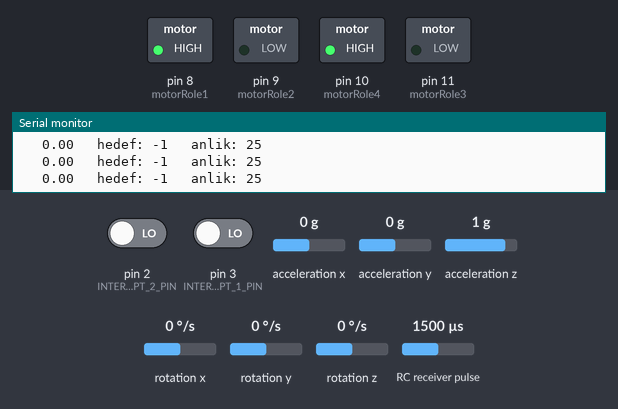
A sketch run on a simulated Arduino Uno, built with avr-gcc and run on an emulated ATmega328P. Shown: switched loads named in the sketch (green lamp = pin HIGH), the last lines printed to the serial monitor. Wiring (inferred from the names in the program): RC receiver channel: data pin 4. Dashed ring = blinking. The inputs (shaded band) are chosen by the test bench; at power-on: RC receiver pulse 1500 µs, rotation z 0 °/s, acceleration z 1 g, pin 2 (INTERRUPT_2_PIN) LOW, pin 3 (INTERRUPT_1_PIN) LOW, acceleration x 0 g, acceleration y 0 g, rotation x 0 °/s, rotation y 0 °/s. The sensor or clock chip raises its interrupt line as the real part does.

Above: at 19.2 s.
19.3 s: RC receiver pulse (sensor on pin 4) set to 1171 µs
22.3 s: RC receiver pulse (sensor on pin 4) set to 1140 µs
At 23.6 s:
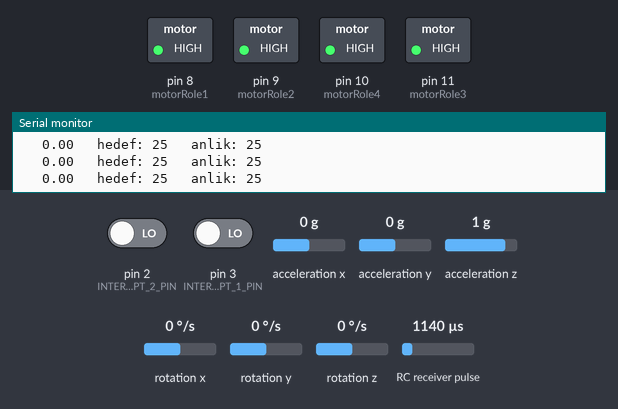
25.3 s: rotation z set to -192 °/s
At 27.3 s:
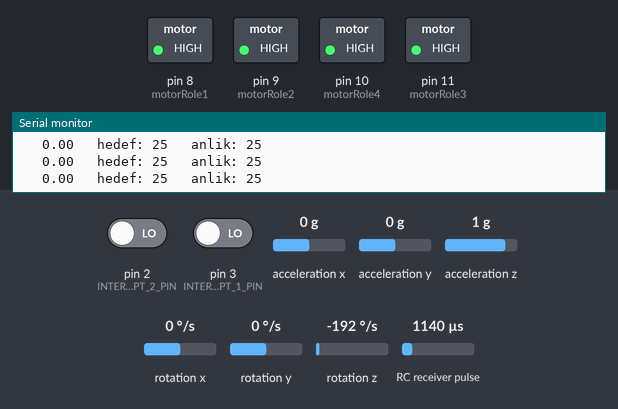
28.3 s: acceleration z set to 0.1 g
31.3 s: acceleration z set to -0.2 g
At 33.0 s:
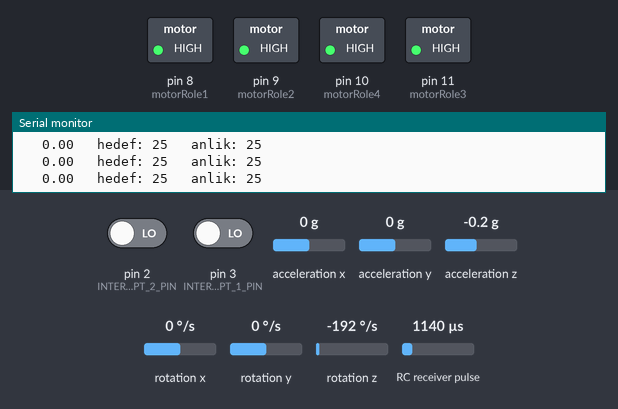
34.3 s: acceleration z set to 0 g
At 36.8 s:
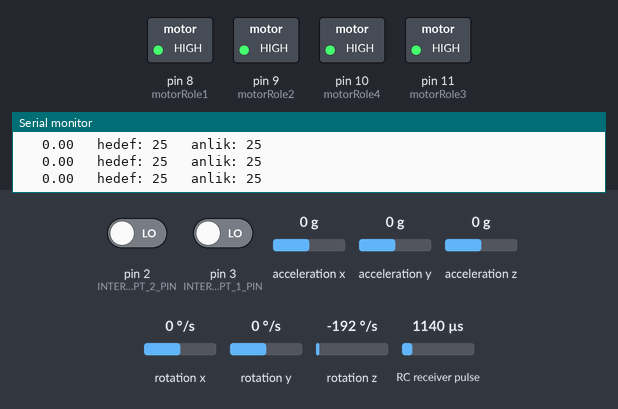
Timing chart, 0 to 38.3 s (numbered marks = the images above; inputs shaded):
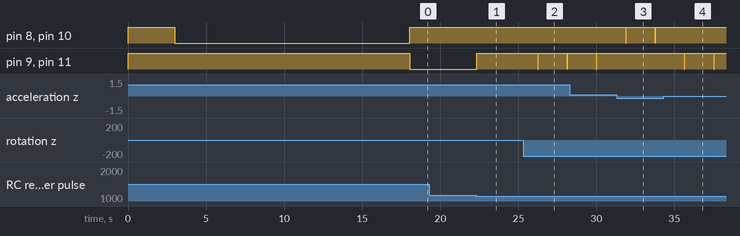

The sketch:

ika_Hareket_Yazilimi.ino
```cpp
#define motorRole1 8
#define motorRole2 9
#define motorRole3 11
#define motorRole4 10

#define throttlePin 5
#define rollPin 4


#define INTERRUPT_1_PIN 3 //gyto int pin
#define INTERRUPT_2_PIN 2
#define IMU_COMMUNICATION_TIMEOUT 200

//gyro kalibre kısmı
#define ACCEL1_OFFSET_X 5602
#define ACCEL1_OFFSET_Y -7064
#define ACCEL1_OFFSET_Z 9178
#define GYRO1_OFFSET_X 3
#define GYRO1_OFFSET_Y -45
#define GYRO1_OFFSET_Z -55

#define ACCEL2_OFFSET_X 842
#define ACCEL2_OFFSET_Y -6375
#define ACCEL2_OFFSET_Z 1682
#define GYRO2_OFFSET_X -1198
#define GYRO2_OFFSET_Y -800
#define GYRO2_OFFSET_Z 44


bool isDonusTime = false;
bool isDonebilir = false;
long donusTime = 0;
long anlikDonusTime = 0;
int maxDonusTime = 2000;
int durum = 0;

int rollValue = 1500;

int gecisBeklemesi = 500;

#define KP_yaw 0.2//2.80
#define KI_yaw 0//0.0005
#define KD_yaw 0.0//400.00


struct Orientation {
  double YawAngle;
  double PitchAngle;
  double RollAngle;
};

struct IMU_Values {
  bool Error;
  bool NewDataAvailable;
  unsigned long DeltaTime;
  struct Orientation CurrentOrientation;
};

#include "I2Cdev.h"
#include "MPU6050_6Axis_MotionApps20.h"
#if I2CDEV_IMPLEMENTATION == I2CDEV_ARDUINO_WIRE
#include "Wire.h"
#endif

MPU6050 mpu1(0x68);
MPU6050 mpu2(0x69);

// MPU control/status vars
bool dmpReady = false;  // set true if DMP init was successful
uint8_t mpuIntStatus;   // holds actual interrupt status byte from MPU
uint8_t devStatus;      // return status after each device operation (0 = success, !0 = error)
uint16_t packetSize;    // expected DMP packet size (default is 42 bytes)
uint16_t fifoCount;     // count of all bytes currently in FIFO
uint8_t fifoBuffer[64]; // FIFO storage buffer

Quaternion q;           // [w, x, y, z]         quaternion container
VectorInt16 aa;         // [x, y, z]            accel sensor measurements
VectorInt16 aaReal;     // [x, y, z]            gravity-free accel sensor measurements
VectorInt16 aaWorld;    // [x, y, z]            world-frame accel sensor measurements
VectorFloat gravity;    // [x, y, z]            gravity vector
float euler[3];         // [psi, theta, phi]    Euler angle container
float ypr[3];           // [yaw, pitch, roll]   yaw/pitch/roll container and gravity vector
volatile bool mpuInterrupt = false;     // indicates whether MPU interrupt pin has gone high
void dmpDataReady() {
  mpuInterrupt = true;
}

unsigned long last_time = 0;

int yawOffset = 0;
int gyro1Yaw;
int gyro2Yaw;

bool setOffset = false;
long setOffsetTime = 0;

double yaw_pid_i, yaw_last_error;
double yaw_control_signal;

int yawValue = 0;
int hedefPos = 0;

void initializeIMU(MPU6050* mpu_, uint8_t INTERRUPT_PIN, int number)
{
    Wire.begin();
    Wire.setClock(400000);

    mpu_->initialize();
    pinMode(INTERRUPT_PIN, INPUT);

    if (!mpu_->testConnection()) {
        Serial.println("*imu test connection failed!");
    }

    devStatus = mpu_->dmpInitialize();

    if(number == 1)
    {
      mpu_->setXGyroOffset(GYRO1_OFFSET_X);
      mpu_->setYGyroOffset(GYRO1_OFFSET_Y);
      mpu_->setZGyroOffset(GYRO1_OFFSET_Z);

      mpu_->setXAccelOffset(ACCEL1_OFFSET_X);
      mpu_->setYAccelOffset(ACCEL1_OFFSET_Y);
      mpu_->setZAccelOffset(ACCEL1_OFFSET_Z);
    }
    else if(number == 2)
    {
      mpu_->setXGyroOffset(GYRO2_OFFSET_X);
      mpu_->setYGyroOffset(GYRO2_OFFSET_Y);
      mpu_->setZGyroOffset(GYRO2_OFFSET_Z);

      mpu_->setXAccelOffset(ACCEL2_OFFSET_X);
      mpu_->setYAccelOffset(ACCEL2_OFFSET_Y);
      mpu_->setZAccelOffset(ACCEL2_OFFSET_Z);
    }


    if (devStatus == 0) {
        mpu_->setDMPEnabled(true);

        attachInterrupt(digitalPinToInterrupt(INTERRUPT_PIN), dmpDataReady, RISING);

        mpuIntStatus = mpu_->getIntStatus();
        dmpReady = true;
        packetSize = mpu_->dmpGetFIFOPacketSize();
    }
}

struct IMU_Values GetIMU_Values(MPU6050* mpu_)
{
    struct IMU_Values o;
    o.NewDataAvailable = false;

    if (!dmpReady)
        return o;

    unsigned long current_time = millis();
    unsigned long delta_time = current_time - last_time;

    if (mpu_->dmpGetCurrentFIFOPacket(fifoBuffer)) {
        mpu_->dmpGetQuaternion(&q, fifoBuffer);
        mpu_->dmpGetGravity(&gravity, &q);
        mpu_->dmpGetYawPitchRoll(ypr, &q, &gravity);

        o.CurrentOrientation.YawAngle = ypr[0] * 180.0 / M_PI;
        o.CurrentOrientation.RollAngle = -ypr[1] * 180.0 / M_PI;
        o.CurrentOrientation.PitchAngle = ypr[2] * 180.0 / M_PI;

        o.NewDataAvailable = true;
        o.DeltaTime = delta_time;

        if (last_time == 0) {
            last_time = current_time;
            o.Error = true;
            return o;
        }

        last_time = current_time;
    }

    if (delta_time > IMU_COMMUNICATION_TIMEOUT)
        o.Error = true;
    else
        o.Error = false;

    return o;
}

double getControlSignal(double error, double kp, double ki, double kd, double& pid_i, double& last_error, unsigned long delta_time) {
  double pid_p = error;
  double pid_d = (error - last_error) / delta_time;
  pid_i += error * delta_time;

  double control_signal = (kp*pid_p) + (ki*pid_i) + (kd*pid_d);
  last_error = error;
  return control_signal;
}


void setup()
{
  Serial.begin(115200);

  pinMode(motorRole1, OUTPUT);
  pinMode(motorRole2, OUTPUT);
  pinMode(motorRole3, OUTPUT);
  pinMode(motorRole4, OUTPUT);

  pinMode(rollPin, INPUT);

  digitalWrite(motorRole1, HIGH);
  digitalWrite(motorRole2, HIGH);
  digitalWrite(motorRole3, HIGH);
  digitalWrite(motorRole4, HIGH);

  initializeIMU(&mpu1, INTERRUPT_1_PIN, 1);
  initializeIMU(&mpu2, INTERRUPT_2_PIN, 2);

  Serial.println("offset ayari basladi Hareket ettirmeyin!");

  delay(2000);

  digitalWrite(motorRole1, LOW);
  digitalWrite(motorRole2, HIGH);
  digitalWrite(motorRole3, HIGH);
  digitalWrite(motorRole4, LOW);

  delay(5000);

  while(true)
  {
    IMU_Values imu1 = GetIMU_Values(&mpu1);
    IMU_Values imu2 = GetIMU_Values(&mpu2);

    gyro1Yaw = imu1.CurrentOrientation.YawAngle;
    gyro2Yaw = imu2.CurrentOrientation.YawAngle;


    if(!setOffset)
    {
      setOffset = true;
      setOffsetTime = millis();

      yawOffset = gyro1Yaw - gyro2Yaw;
    }

    if(millis() - setOffsetTime < 10000)
    {
      if(yawOffset != gyro1Yaw - gyro2Yaw)
      {
        setOffset = false;
      }

      Serial.print("Sabit kalması bekleniyor:   ");
      Serial.print(gyro1Yaw - gyro2Yaw);
      Serial.print("   rollValue: ");
      Serial.println(map(pulseIn(rollPin, HIGH), 1057, 1915, -30, 30));
    }
    else
    {
      break;
    }
  }


  yawOffset = gyro1Yaw - gyro2Yaw - 25;

  Serial.println("Servo donuse basladi");
}
bool isSagDonusTime = false;
bool isSolDonusTime = false;

void loop()
{
  rollValue = pulseIn(rollPin, HIGH);
  hedefPos =  map(rollValue, 1057, 1915, 30, -30); //map(pulseIn(rollPin, HIGH), 1061, 1930, -30, 30);
  hedefPos = constrain(hedefPos, -30, 30);

  IMU_Values imu1 = GetIMU_Values(&mpu1);
  IMU_Values imu2 = GetIMU_Values(&mpu2);

  int gyro1Pitch = imu1.CurrentOrientation.PitchAngle;
  int gyro1Roll = imu1.CurrentOrientation.RollAngle;
  int gyro1Yaw = imu1.CurrentOrientation.YawAngle;

  int gyro2Pitch = imu2.CurrentOrientation.PitchAngle;
  int gyro2Roll = imu2.CurrentOrientation.RollAngle;
  int gyro2Yaw = imu2.CurrentOrientation.YawAngle;

  /*Serial.print("   gyr1_x: ");
  Serial.print(gyro1Pitch);
  Serial.print("   gyr1_y: ");
  Serial.print(gyro1Roll);
  Serial.print("   gyr1_z: ");
  Serial.print(gyro1Yaw);

  Serial.print("         gyr2_x: ");
  Serial.print(gyro2Pitch);
  Serial.print("   gyr2_y: ");
  Serial.print(gyro2Roll);
  Serial.print("   gyr2_z: ");
  Serial.print(gyro2Yaw);

  Serial.print("         gyr_fark_x: ");
  Serial.print(gyro1Pitch-gyro2Pitch);
  Serial.print("   gyr_fark_y: ");
  Serial.print(gyro1Roll-gyro2Roll);
  Serial.print("   gyr_fark_z: ");
  Serial.print((gyro1Yaw-gyro2Yaw) - yawOffset);*/

  yawValue = (gyro1Yaw-gyro2Yaw) - yawOffset;

  //yaw_control_signal = getControlSignal(yawValue - hedefPos, KP_yaw, KI_yaw, KD_yaw, yaw_pid_i, yaw_last_error, (imu1.DeltaTime + imu2.DeltaTime) / 2);

  Serial.print("   ");
  Serial.print(yaw_control_signal);
  Serial.print("   hedef: ");
  Serial.print(hedefPos);
  Serial.print("   anlik: ");
  Serial.println(yawValue);

  if(yawValue - hedefPos > 1)
  {
    if(millis() - donusTime < gecisBeklemesi)
    {
      return;
    }
    durum = 1;
    donusTime = millis();

    digitalWrite(motorRole1, HIGH);
    digitalWrite(motorRole2, LOW);
    digitalWrite(motorRole3, LOW);
    digitalWrite(motorRole4, HIGH);
  }
  else if(yawValue - hedefPos < -1)
  {
    if(millis() - donusTime < gecisBeklemesi)
    {
      return;
    }
    durum = -1;
    donusTime = millis();

    digitalWrite(motorRole1, LOW);
    digitalWrite(motorRole2, HIGH);
    digitalWrite(motorRole3, HIGH);
    digitalWrite(motorRole4, LOW);
  }
  else
  {
    digitalWrite(motorRole1, HIGH);
    digitalWrite(motorRole2, HIGH);
    digitalWrite(motorRole3, HIGH);
    digitalWrite(motorRole4, HIGH);
  }


return;
  if(abs(yawValue) > 30)
  {
    //durdur
    Serial.println("sinirler asildi servo durduruldu");
  }
  else
  {
    //deger uygula

    if(yaw_control_signal > 5)
    {
      if((millis() - donusTime < maxDonusTime))
      {
        if(!isDonusTime)
        {
          if((millis() - anlikDonusTime < gecisBeklemesi) && durum == -1)
          {
            Serial.println("gecis bekleniyor");
            return;
          }

          donusTime = millis();
          isDonusTime = true;
          durum = 1;
        }

        digitalWrite(motorRole1, HIGH);
        digitalWrite(motorRole2, LOW);
        digitalWrite(motorRole3, LOW);
        digitalWrite(motorRole4, HIGH);

        anlikDonusTime = millis();

        Serial.print("Saga Donuyor   ");
      }
      else
      {
        digitalWrite(motorRole1, HIGH);
        digitalWrite(motorRole2, HIGH);
        digitalWrite(motorRole3, HIGH);
        digitalWrite(motorRole4, HIGH);

        Serial.print("Saga Korumaya Girdi   ");
      }
    }
    else if(yaw_control_signal < -5)
    {
      if(millis() - donusTime < maxDonusTime)
      {
        if(!isDonusTime)
        {
          if((millis() - anlikDonusTime < gecisBeklemesi) && durum == 1)
          {
            Serial.println("gecis bekleniyor");
            return;
          }

          donusTime = millis();
          isDonusTime = true;
          durum = -1;
        }

        digitalWrite(motorRole1, LOW);
        digitalWrite(motorRole2, HIGH);
        digitalWrite(motorRole3, HIGH);
        digitalWrite(motorRole4, LOW);

        anlikDonusTime = millis();

        Serial.print("Sola Donuyor   ");
      }
      else
      {
        digitalWrite(motorRole1, HIGH);
        digitalWrite(motorRole2, HIGH);
        digitalWrite(motorRole3, HIGH);
        digitalWrite(motorRole4, HIGH);

        Serial.print("Sola Korumaya Girdi   ");
      }
    }
    else
    {
      digitalWrite(motorRole1, HIGH);
      digitalWrite(motorRole2, HIGH);
      digitalWrite(motorRole3, HIGH);
      digitalWrite(motorRole4, HIGH);

      donusTime = millis();
      isDonusTime = false;

      Serial.print("Donmuyor   ");
    }
  }

  return;


  /*if(millis() - timee < 1000)
  {
    rollValue = 30;
  }
  else if(millis() - timee < 2000)
  {
    rollValue = -30;
  }
  else
  {
    rollValue = 0;
    timee = millis();
  }*/


  if(rollValue > 20)
  {
    if((millis() - donusTime < maxDonusTime))
    {
      if(!isDonusTime)
      {
        if((millis() - anlikDonusTime < gecisBeklemesi) && durum == -1)
        {
          Serial.println("gecis bekleniyor");
          return;
        }

        donusTime = millis();
        isDonusTime = true;
        durum = 1;
      }

      digitalWrite(motorRole1, HIGH);
      digitalWrite(motorRole2, LOW);
      digitalWrite(motorRole3, LOW);
      digitalWrite(motorRole4, HIGH);

      anlikDonusTime = millis();

      Serial.print("Saga Donuyor   ");
    }
    else
    {
      digitalWrite(motorRole1, HIGH);
      digitalWrite(motorRole2, HIGH);
      digitalWrite(motorRole3, HIGH);
      digitalWrite(motorRole4, HIGH);

      Serial.print("Saga Korumaya Girdi   ");
    }
  }
  else if(rollValue < -20)
  {
    if(millis() - donusTime < maxDonusTime)
    {
      if(!isDonusTime)
      {
        if((millis() - anlikDonusTime < gecisBeklemesi) && durum == 1)
        {
          Serial.println("gecis bekleniyor");
          return;
        }

        donusTime = millis();
        isDonusTime = true;
        durum = -1;
      }

      digitalWrite(motorRole1, LOW);
      digitalWrite(motorRole2, HIGH);
      digitalWrite(motorRole3, HIGH);
      digitalWrite(motorRole4, LOW);

      anlikDonusTime = millis();

      Serial.print("Sola Donuyor   ");
    }
    else
    {
      digitalWrite(motorRole1, HIGH);
      digitalWrite(motorRole2, HIGH);
      digitalWrite(motorRole3, HIGH);
      digitalWrite(motorRole4, HIGH);

      Serial.print("Sola Korumaya Girdi   ");
    }
  }
  else
  {
    digitalWrite(motorRole1, HIGH);
    digitalWrite(motorRole2, HIGH);
    digitalWrite(motorRole3, HIGH);
    digitalWrite(motorRole4, HIGH);

    donusTime = millis();
    isDonusTime = false;

    Serial.print("Donmuyor   ");
  }

  Serial.println(rollValue);
}
```

Measured:
- the behaviour switches between 1157 and 1156 µs on RC receiver pulse (sensor on pin 4) (found by bisection; images 0 and 1)
- the behaviour switches between 0 and -0.1 g on acceleration z (found by bisection; images 2 and 3)
- after the input at 22.3 s, pin 9 (motorRole2), pin 11 (motorRole3): LOW → HIGH at once
- after the input at 25.3 s, pin 9 (motorRole2), pin 11 (motorRole3): alternates HIGH for 1.9 s and LOW for 0.02 s, starting after 0.94 s
- after the input at 31.3 s, pin 8 (motorRole1), pin 10 (motorRole4): alternates HIGH for 1.9 s and LOW for 0.02 s, starting after 0.58 s; pin 9 (motorRole2), pin 11 (motorRole3): stops changing and stays HIGH
- after the input at 34.3 s, pin 8 (motorRole1), pin 10 (motorRole4): stops changing and stays HIGH; pin 9 (motorRole2), pin 11 (motorRole3): alternates HIGH for 1.9 s and LOW for 0.02 s, starting after 1.3 s
